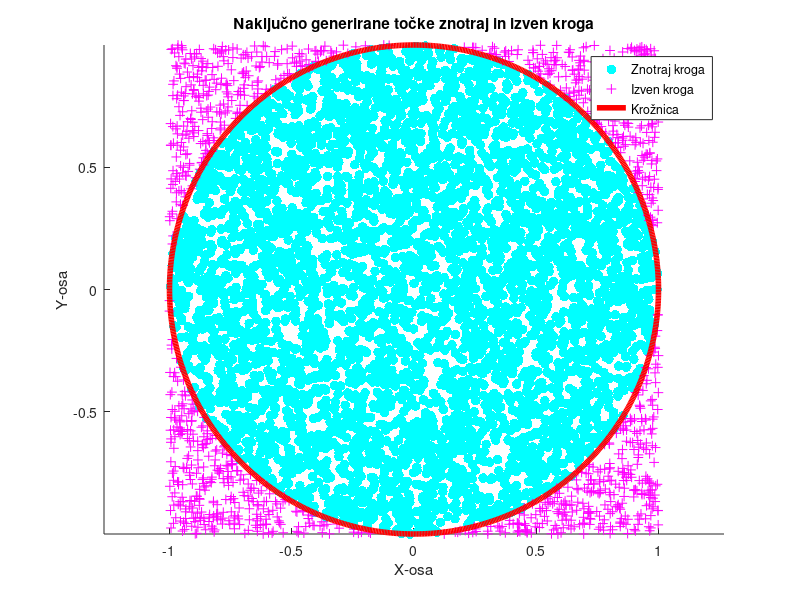

MATLAB code for this plot:
function oceni_vrednost_pi()
    stevilo_tock = 6000;
    polmer = 1;
    
    [ocenjena_vrednost_pi, napaka] = mcc_pi(stevilo_tock);
    disp(['Ocenjena vrednost π: ', num2str(ocenjena_vrednost_pi)]);
    disp(['Napaka: ', num2str(napaka)]);
    
    prikazi_krog_in_tocke(stevilo_tock, polmer);
end

function [ocenjena_vrednost_pi, napaka] = mcc_pi(num_points)
    inside_circle = 0;

   
    for i = 1:num_points
        x = rand();
        y = rand();
        if x^2 + y^2 <= 1
            inside_circle = inside_circle + 1;
        end
    end

    
    ocenjena_vrednost_pi = 4 * (inside_circle / num_points);
    napaka = abs(ocenjena_vrednost_pi - pi);
end

function prikazi_krog_in_tocke(stevilo_tock, polmer)
    x = 2 * rand(stevilo_tock, 1) - 1;
    y = 2 * rand(stevilo_tock, 1) - 1;
    razdalja = sqrt(x.^2 + y.^2);
    
    tocke_notri = razdalja <= polmer;
    tocke_ven = razdalja > polmer;
    
    scatter(x(tocke_notri), y(tocke_notri), 50, 'c', 'filled');
    hold on;
    scatter(x(tocke_ven), y(tocke_ven), 50, 'm', '+');
    
    prikazi_krog(polmer);
    axis equal;
    
    title('Naključno generirane točke znotraj in izven kroga');
    xlabel('X-osa');
    ylabel('Y-osa');
    legend('Znotraj kroga', 'Izven kroga', 'Krožnica');
end

function prikazi_krog(polmer)
    koti = linspace(0, 2*pi, 1000);
    x = polmer * cos(koti);
    y = polmer * sin(koti);
    
    plot(x, y, 'r', 'LineWidth', 4);
end